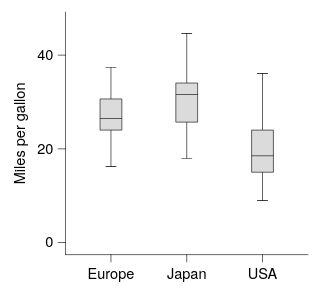

The specification (Vega-Lite) saved for this image:
### Vega-Lite specification from a JSON file in a GitHub repository (floating-point values rounded to 4 significant figures; data arrays with more than 128 entries replaced by an {"elided": "..."} marker saying what was removed)
{"background": null, "config": {"arc": {"fill": "#DBDBDB", "fillOpacity": 1.0, "innerRadius": 25.0, "padAngle": 0.03, "stroke": "black", "strokeOpacity": 1, "strokeWidth": 0.25}, "area": {"fill": "#DBDBDB", "fillOpacity": 1.0, "stroke": "black", "strokeOpacity": 1, "strokeWidth": 0.25}, "axis": {"domain": true, "domainCap": "round", "domainColor": "black", "domainWidth": 0.25, "grid": false, "gridCap": "round", "gridColor": "#F1F1F1", "gridDash": [0, 0], "gridOpacity": 1.0, "gridWidth": 0.25, "labelColor": "black", "labelFont": "Helvetica Neue, HelveticaNeue, Helvetica, Arial, sans-serif", "labelFontSize": 6, "labelFontStyle": "normal", "labelFontWeight": 400, "offset": 0, "ticks": true, "tickCap": "round", "tickColor": "black", "tickRound": false, "tickSize": 3, "tickWidth": 0.25, "titleColor": "black", "titleFont": "Helvetica Neue, HelveticaNeue, Helvetica, Arial, sans-serif", "titleFontSize": 6, "titleFontStyle": "normal", "titleFontWeight": 400}, "axisX": {"domain": true, "labelAlign": "center", "labelAngle": 0, "labels": true, "ticks": true, "translate": 0}, "axisY": {"domain": true, "labelAlign": "right", "labelAngle": 0, "labels": true, "ticks": true, "translate": 0}, "axisRight": {"domain": true, "labelAlign": "left", "labelAngle": 0, "labels": true, "ticks": true, "translate": 0}, "axisTop": {"domain": true, "labelAlign": "center", "labelAngle": 0, "labels": true, "ticks": true, "translate": 0}, "axisBand": {"tickOffset": 0}, "bar": {"fill": "#DBDBDB", "fillOpacity": 1.0, "stroke": "black", "strokeOpacity": 1, "strokeWidth": 0.25}, "boxplot": {"size": 9.0, "ticks": {"cornerRadius": 0.25, "fill": "black", "opacity": 1, "size": 4.5, "thickness": 0.25}, "box": {"fillOpacity": 1.0, "stroke": "black", "strokeOpacity": 1, "strokeWidth": 0.25}, "median": {"cornerRadius": 0, "fill": "black", "fillOpacity": 1.0, "opacity": 1, "size": 9.0, "thickness": 0.25}, "rule": {"fill": "black", "fillOpacity": 1.0, "size": 10.0, "stroke": "black", "strokeDash": [0, 0], "strokeOpacity": 1, "strokeWidth": 0.25}, "outliers": {"color": "black", "fill": "black", "fillOpacity": 1.0, "size": 0, "stroke": "black", "strokeOpacity": 1, "strokeWidth": 0.25}}, "circle": {"fill": "black", "fillOpacity": 1.0, "size": 1.25, "stroke": null, "strokeOpacity": 1, "strokeWidth": 0.25}, "errorband": {"band": {"fillOpacity": 0.6, "stroke": null, "strokeWidth": 0.25, "strokeOpacity": 1}, "borders": {"opacity": 0, "strokeOpacity": 1, "strokeWidth": 0.25}}, "errorbar": {"opacity": 1, "rule": {"strokeDash": [0, 0], "strokeWidth": 0.25}, "ticks": {"color": "black", "cornerRadius": 0.125, "opacity": 1, "size": 6.0, "thickness": 0.25}, "thickness": 0.25}, "font": "Helvetica Neue, HelveticaNeue, Helvetica, Arial, sans-serif", "geoshape": {"fill": "#DBDBDB", "fillOpacity": 1.0, "stroke": "black", "strokeOpacity": 1, "strokeWidth": 0.25}, "header": {"labelColor": "black", "labelFont": "Helvetica Neue, HelveticaNeue, Helvetica, Arial, sans-serif", "labelFontSize": 6, "labelFontStyle": "normal", "labelFontWeight": 400, "titleColor": "black", "titleFont": "Helvetica Neue, HelveticaNeue, Helvetica, Arial, sans-serif", "titleFontSize": 6, "titleFontStyle": "normal", "titleFontWeight": 400, "titlePadding": 0}, "legend": {"disable": false, "offset": 4.5, "titlePadding": 4, "labelOffset": 2, "gradientLabelOffset": 2, "columnPadding": 4, "rowPadding": 2, "gradientLength": 50.0, "gradientThickness": 5.0, "gradientOpacity": 1.0, "gradientStrokeColor": "black", "gradientStrokeWidth": 0.25, "labelColor": "black", "labelFont": "Helvetica Neue, HelveticaNeue, Helvetica, Arial, sans-serif", "labelFontSize": 6, "labelFontStyle": "normal", "labelFontWeight": 400, "strokeColor": "black", "strokeWidth": 0, "symbolSize": 36, "symbolStrokeColor": "black", "symbolStrokeWidth": 0.25, "titleColor": "black", "titleFont": "Helvetica Neue, HelveticaNeue, Helvetica, Arial, sans-serif", "titleFontSize": 6, "titleFontStyle": "normal", "titleFontWeight": 400}, "line": {"color": "black", "stroke": "black", "strokeCap": "butt", "strokeDash": [0, 0], "strokeOpacity": 1, "strokeWidth": 0.5}, "point": {"filled": true, "fill": "#DBDBDB", "fillOpacity": 1.0, "size": 5.0, "stroke": "black", "strokeOpacity": 1, "strokeWidth": 0.25}, "range": {"category": ["#B2B2B2", "#4A7CD3", "#008542", "#664CAF", "#509F98", "#636363", "#284F93", "#005226", "#382864", "#285753"], "diverging": {"scheme": ["#443E60", "#5F597E", "#7C759B", "#9994B6", "#B7B4CC", "#D6D5DC", "#F6F6F6", "#D1DAD9", "#A4C2BF", "#7AA9A4", "#578E89", "#37736E", "#1B5954"]}, "heatmap": {"scheme": ["#440154", "#472270", "#433E82", "#38598C", "#2C728E", "#238A8D", "#24A086", "#39B578", "#5DC862", "#96D646", "#CAE02D", "#FDE724"]}, "ordinal": {"scheme": ["#F1F1F1", "#DBDBDB", "#C6C6C6", "#B2B2B2", "#9D9D9D", "#898989", "#767676", "#636363", "#515151", "#404040", "#2F2F2F", "#1F1F1F"]}, "ramp": {"scheme": ["#440154", "#472270", "#433E82", "#38598C", "#2C728E", "#238A8D", "#24A086", "#39B578", "#5DC862", "#96D646", "#CAE02D", "#FDE724"]}}, "rule": {"color": "black", "stroke": "black", "strokeCap": "round", "strokeDash": [2, 2], "strokeOpacity": 1, "strokeWidth": 0.25}, "scale": {"barBandPaddingInner": 0.1, "rectBandPaddingInner": 0, "tickBandPaddingInner": 0.1, "bandPaddingOuter": 0.1, "bandWithNestedOffsetPaddingInner": 0.2, "bandWithNestedOffsetPaddingOuter": 0.2, "offsetBandPaddingInner": 0, "offsetBandPaddingOuter": 0, "continuousPadding": 5.0, "round": false}, "rect": {"fill": "#DBDBDB", "fillOpacity": 1.0, "stroke": "black", "strokeOpacity": 1, "strokeWidth": 0.25}, "square": {"fill": "#DBDBDB", "fillOpacity": 1.0, "size": 10.0, "stroke": "black", "strokeOpacity": 1, "strokeWidth": 0.25}, "text": {"color": "black", "font": "Helvetica Neue, HelveticaNeue, Helvetica, Arial, sans-serif", "fontSize": 6, "fontStyle": "normal", "fontWeight": 400}, "tick": {"color": "black", "cornerRadius": 0.125, "opacity": 1.0, "size": 9.0, "thickness": 0.25}, "title": {"anchor": "middle", "frame": "group", "color": "black", "font": "Helvetica Neue, HelveticaNeue, Helvetica, Arial, sans-serif", "fontSize": 6, "fontStyle": "normal", "fontWeight": 400, "subtitleColor": "black", "subtitleFont": "Helvetica Neue, HelveticaNeue, Helvetica, Arial, sans-serif", "subtitleFontSize": 6, "subtitleFontStyle": "normal", "subtitleFontWeight": 400}, "trail": {"color": "black", "opacity": 1, "size": 0.5}, "view": {"continuousWidth": 100, "continuousHeight": 100, "discreteWidth": 100, "discreteHeight": 100, "fill": null, "stroke": null, "strokeWidth": 0.25}}, "data": {"name": "data-84942684f44a0939f6e50b33ec91a880"}, "mark": {"type": "boxplot"}, "encoding": {"x": {"field": "Origin", "title": null, "type": "nominal"}, "y": {"field": "Miles_per_Gallon", "title": "Miles per gallon", "type": "quantitative", "scale": {"nice": false}}}, "$schema": "https://vega.github.io/schema/vega-lite/v6.4.1.json", "datasets": {"data-84942684f44a0939f6e50b33ec91a880": {"elided": "398 records"}}}
